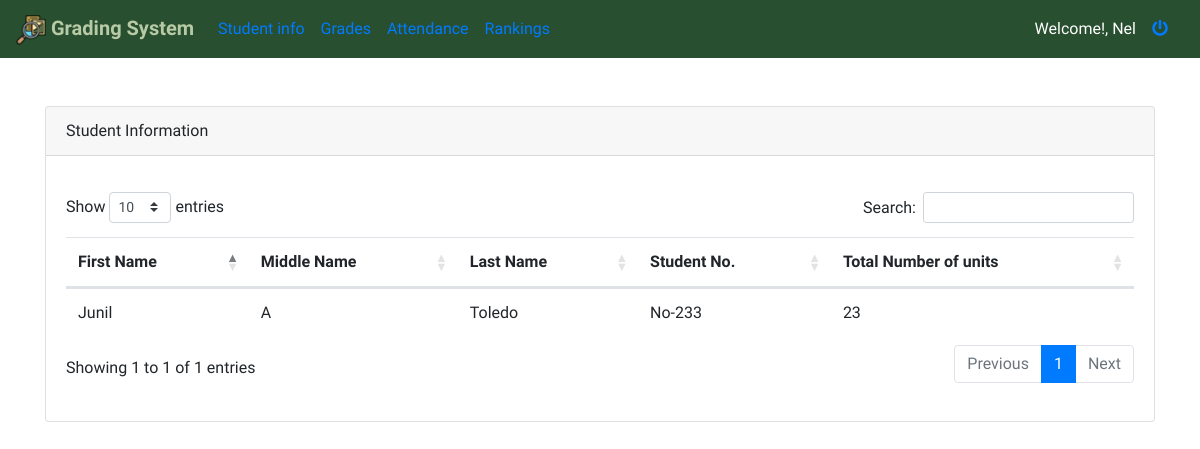
The page /Dashboard/home.php (signed in) on the database its author committed.
### tables this page shows
CREATE TABLE `tbl_grades` (
  `grade_id` int(11) NOT NULL,
  `prelim` varchar(255) DEFAULT NULL,
  `midterm` varchar(255) DEFAULT NULL,
  `prefinals` varchar(255) DEFAULT NULL,
  `finals` varchar(255) DEFAULT NULL,
  `subject_code` varchar(255) DEFAULT NULL,
  `section` varchar(255) DEFAULT NULL,
  `teacher` varchar(255) DEFAULT NULL,
  `subject_units` varchar(255) DEFAULT NULL,
  `student_id` int(11) NOT NULL
);

CREATE TABLE `tbl_studentinfo` (
  `student_id` int(11) NOT NULL,
  `first_name` varchar(255) DEFAULT NULL,
  `middle_name` varchar(255) DEFAULT NULL,
  `last_name` varchar(255) DEFAULT NULL,
  `student_number` varchar(255) DEFAULT NULL,
  `unit` varchar(255) DEFAULT NULL,
  `student_gwa` varchar(500) DEFAULT NULL,
  `user_name` varchar(355) DEFAULT NULL,
  `pass_word` varchar(500) DEFAULT NULL
);

### config/class/student-gradingstatus.php (called while the page is built, shortened)
<?php
	class Student_status {
	    public function fetch_student($student_no) {
	        global $db;
	        $query = $db->prepare("SELECT *,SUM(subject_units) as subject_units FROM tbl_studentinfo INNER JOIN tbl_grades ON tbl_studentinfo.student_id = tbl_grades.student_id WHERE tbl_studentinfo.user_name=? group by tbl_studentinfo.student_id");
	        $query->execute(array($student_no));
	        return $query->fetchAll();
	    }
	}
?>

### Dashboard/home.php (the view, shortened to what this page needs)
<?php
    include_once('../config/class/student-gradingstatus.php');
  if(!isset($_SESSION['logged_in']))
    {
       header("location:../index.php");
    }else{
    $student_stat = new Student_status();
    $student_no = trim($_SESSION['student_no']);
    $fetching_studentinfo = $student_stat->fetch_student($student_no);
?>
<?php include_once('../header/main-head.php');?>
<body><br><Br>
    <div class="container">
        <div class="row">
            <div class="col-12">
                <div class="card">
                    <div class="card-header">
                        Student Information
                    </div>
                    <div class="card-body">
                        <p class="card-text">
                        <div style="overflow-x:auto;">
                            <table class="table table-colored table-centered table-inverse m-0" id="dataTable_home" width="100%" cellspacing="0">
                                <thead>
                                    <tr>
                                        <th scope="col">First Name</th>
                                        <th scope="col">Middle Name</th>
                                        <th scope="col">Last Name</th>
                                        <th scope="col">Student No.</th>
                                        <th scope="col">Total Number of units</th>
                                    </tr>
                                </thead>
                                <tbody>
                                 <?php
                                     foreach($fetching_studentinfo as $student){ ?>
                                    <tr>
                                        <td><?= ucfirst(htmlentities($student['first_name'])); ?></td>
                                        <td><?= ucfirst(htmlentities($student['middle_name'])); ?></td>
                                        <td><?= ucfirst(htmlentities($student['last_name'])); ?></td>
                                        <td><?= ucfirst(htmlentities($student['student_number'])); ?></td>
                                        <td><?= htmlentities($student['unit']); ?></td>
                                    </tr>
                                    <?php }
                                     ?>
                                </tbody>
                            </table>
                        </div>
                        </p>
                    </div>
                </div>
            </div>
        </div>
    </div>
    <?php } ?>
</body>
</html>

### header/main-head.php (style rules this page uses)
body { font-family: 'Teko', sans-serif; }

### rows shown on the page
tbl_grades: student.first_name "Junil", student.middle_name "A", student.last_name "Toledo", student.student_number "No-233", student.unit "23"

### other values the page prints
$student_no "Nel"
